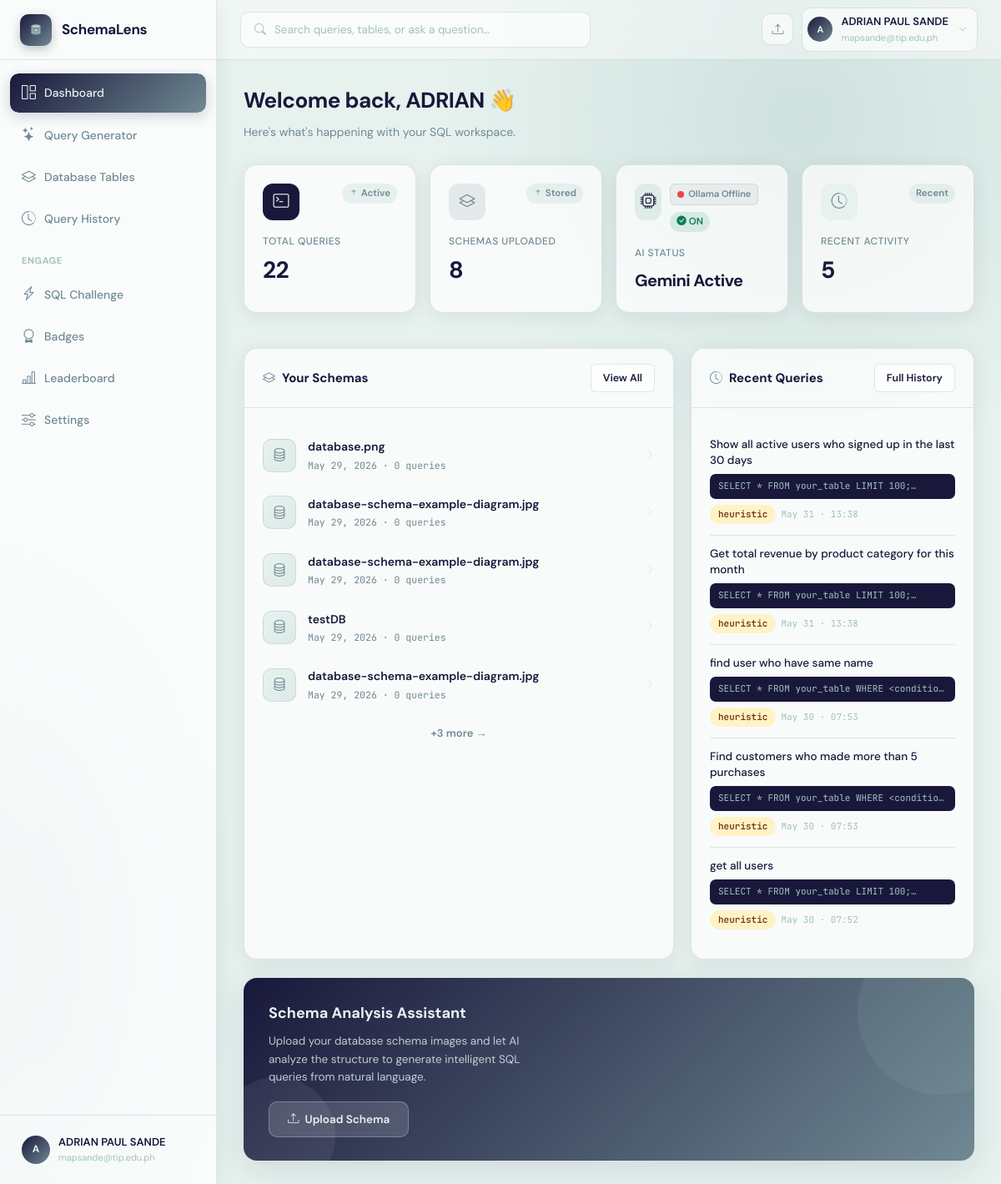
The page /dashboard (signed in) on the database as committed earlier.
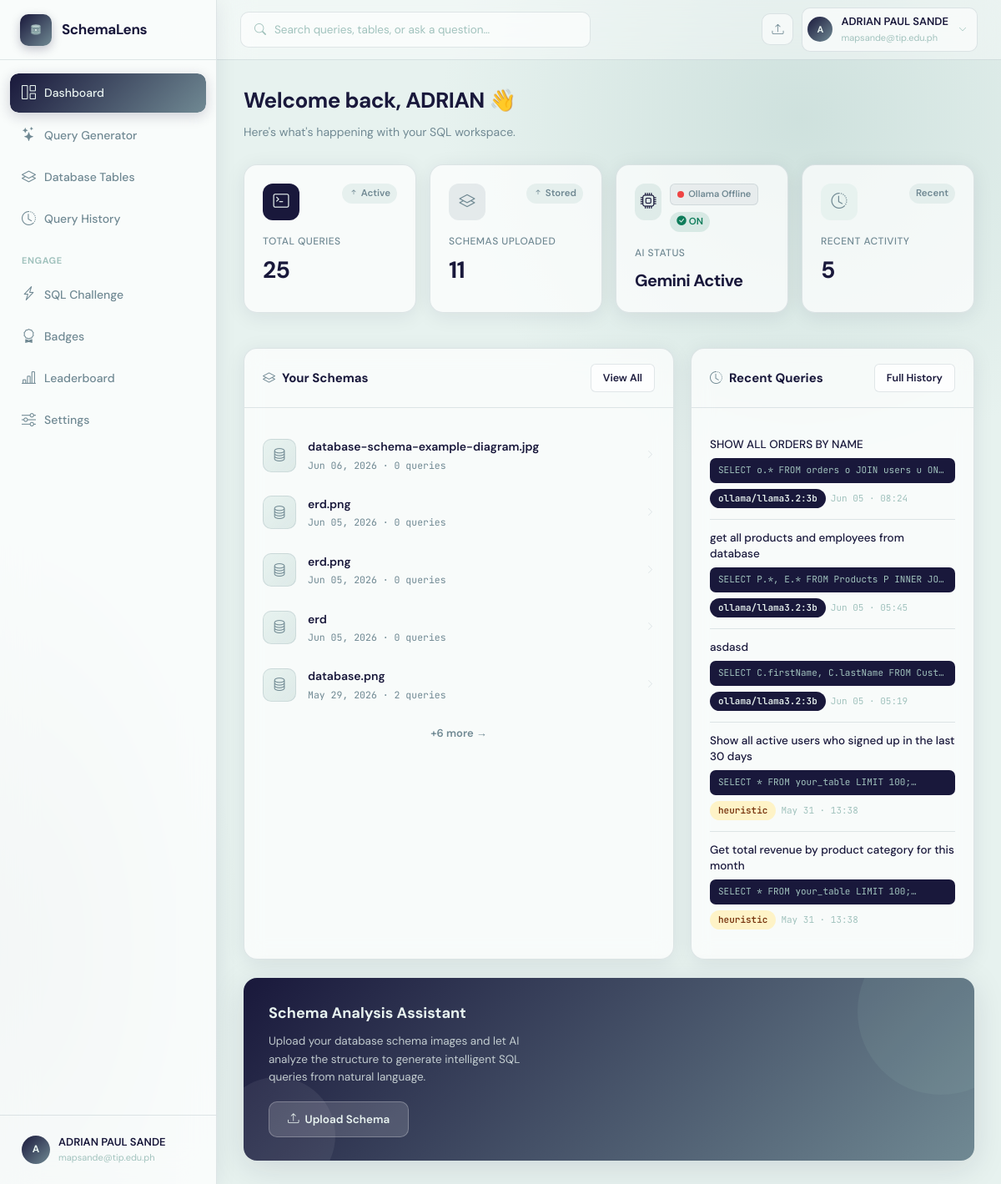
The same page on the database as committed later.
### app.py (models this page shows)
class SchemaUpload(db.Model):
    __tablename__ = "schema_uploads"
    id            = db.Column(db.Integer, primary_key=True)
    user_id       = db.Column(db.Integer, db.ForeignKey("users.id"), nullable=False)
    filename      = db.Column(db.String(256), nullable=False)
    original_name = db.Column(db.String(256), nullable=False)
    schema_name   = db.Column(db.String(120), default="")
    ocr_text      = db.Column(db.Text, default="")
    parsed_schema = db.Column(db.Text, default="")   # JSON
    confirmed_schema = db.Column(db.Text, default="")  # JSON — user-confirmed/edited version
    uploaded_at   = db.Column(db.DateTime, default=datetime.datetime.utcnow)
    queries       = db.relationship("QueryHistory", backref="schema", lazy=True,
                                    cascade="all, delete-orphan")

class QueryHistory(db.Model):
    __tablename__ = "query_history"
    id             = db.Column(db.Integer, primary_key=True)
    user_id        = db.Column(db.Integer, db.ForeignKey("users.id"), nullable=False)
    schema_id      = db.Column(db.Integer, db.ForeignKey("schema_uploads.id"), nullable=True)
    natural_query  = db.Column(db.Text, nullable=False)
    generated_sql  = db.Column(db.Text, default="")
    model_used     = db.Column(db.String(80), default="")
    sql_explanation = db.Column(db.Text, default="")     # Feature 2: plain-English explanation
    accuracy_score  = db.Column(db.Float, default=None)  # Feature 4: confidence score
    accuracy_notes  = db.Column(db.Text, default="")     # Feature 4: validation notes
    conversation_context = db.Column(db.Text, default="")  # Feature 3: JSON conversation history
    created_at     = db.Column(db.DateTime, default=datetime.datetime.utcnow)

### app.py (the view)
@app.route("/dashboard")
@login_required
def dashboard():
    if not current_user.agreement_accepted:
        return redirect(url_for("agreement_page", next=url_for("dashboard")))
    schemas  = SchemaUpload.query.filter_by(user_id=current_user.id)\
                .order_by(SchemaUpload.uploaded_at.desc()).all()
    recent_q = QueryHistory.query.filter_by(user_id=current_user.id)\
                .order_by(QueryHistory.created_at.desc()).limit(5).all()
    total_q  = QueryHistory.query.filter_by(user_id=current_user.id).count()
    return render_template("dashboard.html",
                           schemas=schemas, recent_queries=recent_q,
                           total_queries=total_q)

### app.py (called while the page is built)
@login_manager.user_loader
def load_user(user_id):
    return db.session.get(User, int(user_id))

### templates/dashboard.html (shortened to what the changed rows need)
{% extends "base.html" %}
{% block content %}
<div class="dash-header fade-in">
  <h1>Welcome back, {{ current_user.name.split()[0] }} 👋</h1>
</div>
<div class="stats-grid fade-in fade-in-1">
  <div class="stat-card"  id="total-queries">
    <a href="{{ url_for('query_page') }}" style="text-decoration:none">
    <div class="stat-card-top">
      <div class="stat-card-icon dark"><i class="bi bi-terminal"></i></div>
      <span class="stat-change"><i class="bi bi-arrow-up-short"></i> Active</span>
    </div>
    <div class="stat-label">Total Queries</div>
    <div class="stat-value">{{ total_queries }}</div>
    </a>
  </div>
  <div class="stat-card">
    <a href="{{ url_for('schemas') }}" style="text-decoration:none">
    <div class="stat-card-top">
      <div class="stat-card-icon mid"><i class="bi bi-layers"></i></div>
      <span class="stat-change"><i class="bi bi-arrow-up-short"></i> Stored</span>
    </div>
    <div class="stat-label">Schemas Uploaded</div>
    <div class="stat-value">{{ schemas|length }}</div>
  </a>
  </div>
</div>
<div class="dash-grid">
  <div class="card fade-in fade-in-2">
    <div class="card-body">
      {% if schemas %}
        {% for s in schemas[:5] %}
        <a href="{{ url_for('schema_detail', schema_id=s.id) }}" style="text-decoration:none;color:inherit;display:block;">
          <div class="schema-row">
            <div class="schema-thumb"><i class="bi bi-database" style="color:var(--primary-mid);"></i></div>
            <div class="flex-1">
              <div class="schema-row-name">{{ s.schema_name or s.original_name }}</div>
              <div class="schema-row-meta">{{ s.uploaded_at.strftime('%b %d, %Y') }} · {{ s.queries|length }} queries</div>
            </div>
            <i class="bi bi-chevron-right" style="color:var(--border);font-size:11px;"></i>
          </div>
        </a>
        {% endfor %}
        {% if schemas|length > 5 %}
        <div style="text-align:center;padding:12px 0 0;">
          <a href="{{ url_for('schemas') }}" style="font-size:13px;color:var(--primary-mid);font-weight:600;text-decoration:none;">+{{ schemas|length - 5 }} more →</a>
        </div>
        {% endif %}
      {% endif %}
    </div>
  </div>
  <div class="card fade-in fade-in-3">
    <div class="card-body">
      {% if recent_queries %}
        {% for q in recent_queries %}
        <div class="query-row">
          <div class="query-row-text">{{ q.natural_query[:80] }}{% if q.natural_query|length > 80 %}…{% endif %}</div>
          <div class="query-row-sql">{{ q.generated_sql[:80] }}…</div>
          <div style="margin-top:7px;display:flex;gap:6px;align-items:center;">
            <span class="badge {{ 'badge-dark' if q.model_used != 'heuristic' else 'badge-amber' }}">{{ q.model_used }}</span>
            <span style="font-size:11px;color:var(--text-xs);font-family:var(--mono);">{{ q.created_at.strftime('%b %d · %H:%M') }}</span>
          </div>
        </div>
        {% endfor %}
      {% else %}
        <div class="empty" style="padding:36px 0;">
          <i class="bi bi-terminal"></i>
          <h4>No queries yet</h4>
          <a href="{{ url_for('query_page') }}" class="btn btn-primary mt-3" style="display:inline-flex;">Generate SQL</a>
        </div>
      {% endif %}
    </div>
  </div>
</div>
{% endblock %}

Rows that differ between the two databases and show on the page:
no longer on this page (row unchanged): SchemaUpload: schema_name "database-schema-example-diagram.jpg", uploaded_at "May 29, 2026", queries|length "0"
no longer on this page (row unchanged): SchemaUpload: schema_name "database-schema-example-diagram.jpg", uploaded_at "May 29, 2026", queries|length "0"
no longer on this page (row unchanged): SchemaUpload: schema_name "testDB", uploaded_at "May 29, 2026", queries|length "0"
no longer on this page (row unchanged): SchemaUpload: schema_name "database-schema-example-diagram.jpg", uploaded_at "May 29, 2026", queries|length "0"
no longer on this page (row unchanged): QueryHistory: natural_query "find user who have same name", generated_sql "SELECT * FROM your_table WHERE <conditio…", model_used "heuristic", created_at "May 30 · 07:53"
no longer on this page (row unchanged): QueryHistory: natural_query "Find customers who made more than 5 purchases", generated_sql "SELECT * FROM your_table WHERE <conditio…", model_used "heuristic", created_at "May 30 · 07:53"
no longer on this page (row unchanged): QueryHistory: natural_query "get all users", generated_sql "SELECT * FROM your_table LIMIT 100;", model_used "heuristic", created_at "May 30 · 07:52"
added SchemaUpload: schema_name "database-schema-example-diagram.jpg", uploaded_at "Jun 06, 2026", queries|length "0"
added SchemaUpload: schema_name "erd.png", uploaded_at "Jun 05, 2026", queries|length "0"
added SchemaUpload: schema_name "erd.png", uploaded_at "Jun 05, 2026", queries|length "0"
added SchemaUpload: schema_name "erd", uploaded_at "Jun 05, 2026", queries|length "0"
computed for SchemaUpload "database.png": queries|length "0" → "2"
added QueryHistory: natural_query "SHOW ALL ORDERS BY NAME", generated_sql "SELECT o.* FROM orders o JOIN users u ON…", model_used "ollama/llama3.2:3b", created_at "Jun 05 · 08:24"
added QueryHistory: natural_query "get all products and employees from database", generated_sql "SELECT P.*, E.* FROM Products P INNER JO…", model_used "ollama/llama3.2:3b", created_at "Jun 05 · 05:45"
added QueryHistory: natural_query "asdasd", generated_sql "SELECT C.firstName, C.lastName FROM Cust…", model_used "ollama/llama3.2:3b", created_at "Jun 05 · 05:19"
Other text that changed with them:
{{ total_queries }}: "22" → "25"
{{ schemas|length }}: "8" → "11"
{{ schemas|length - 5 }}: "3" → "6"
